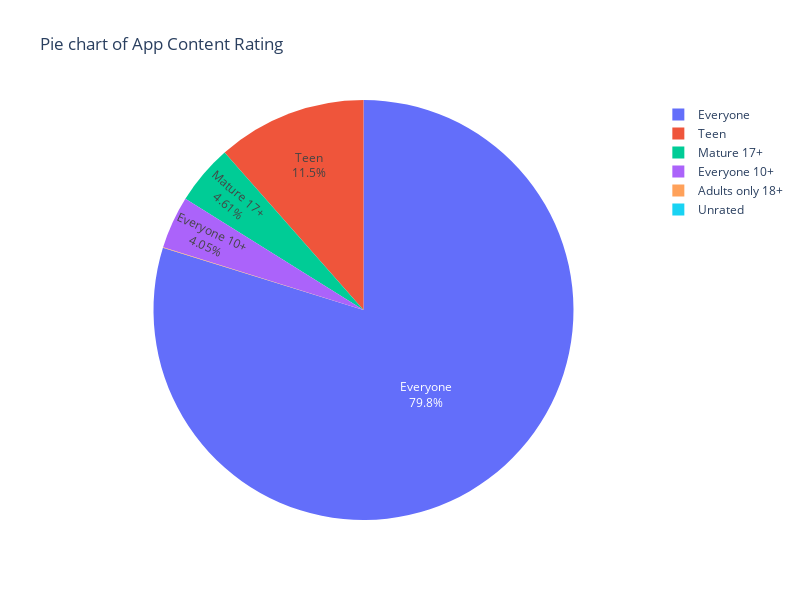

The cell this chart's notebook holds for it:
### Code cell
fig = px.pie(values=data.iloc[:, 1],
             names=data.iloc[:, 0],
             title='Pie chart of App Content Rating',
             width=800, height=600)

fig.update_traces(textposition='inside', textinfo='percent+label')
fig.show()

### Figure 1 — Plotly figure (JSON) as saved in the notebook; plotly's stock layout.template omitted (floating-point values rounded to 4 significant figures)
{"data": [{"domain": {"x": [0, 1], "y": [0, 1]}, "hovertemplate": "label=%{label}<br>value=%{value}<extra></extra>", "labels": ["Everyone", "Teen", "Mature 17+", "Everyone 10+", "Adults only 18+", "Unrated"], "legendgroup": "", "name": "", "showlegend": true, "textinfo": "percent+label", "textposition": "inside", "type": "pie", "values": [7089, 1022, 410, 360, 3, 1]}], "layout": {"height": 600, "legend": {"tracegroupgap": 0}, "title": {"text": "Pie chart of App Content Rating"}, "width": 800}}
